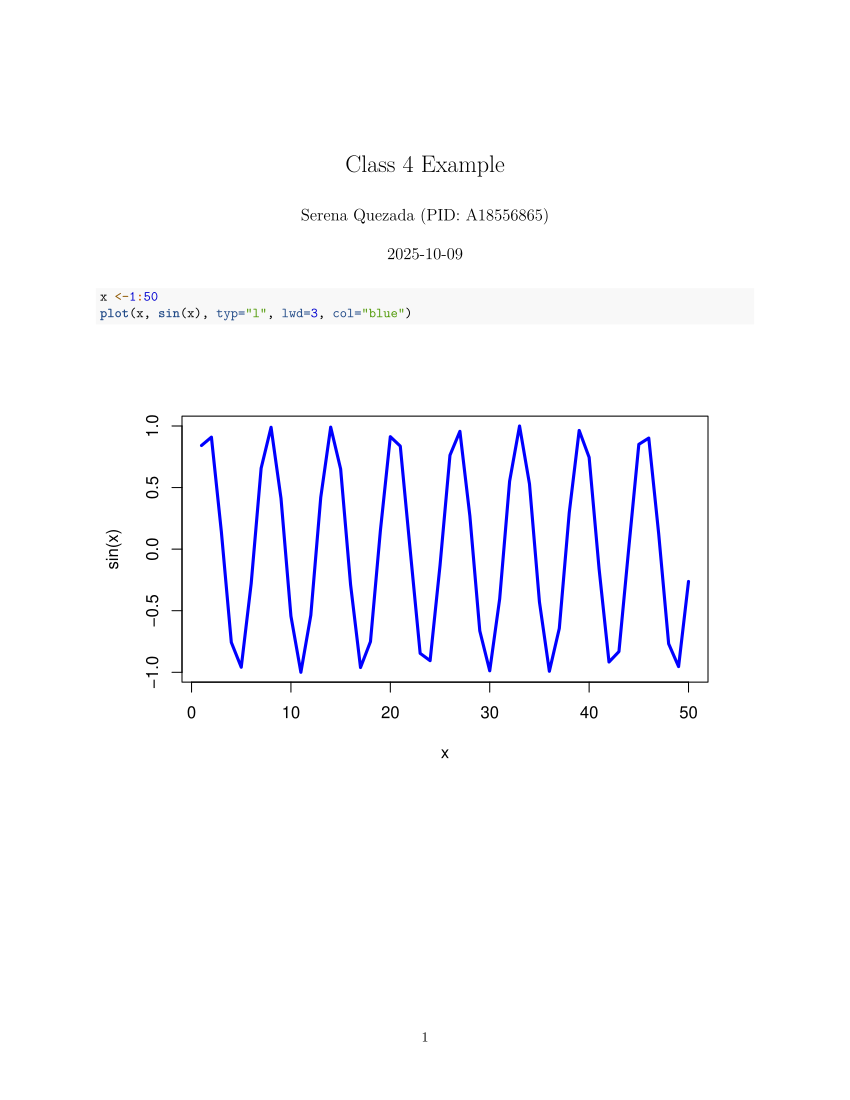

Generate this figure with R:
#' ---
#' title: "Class 4 Example"
#' author: "Serena Quezada (PID: A18556865)"
#' ---

x <-1:50
plot(x, sin(x), typ="l", lwd=3, col="blue")
